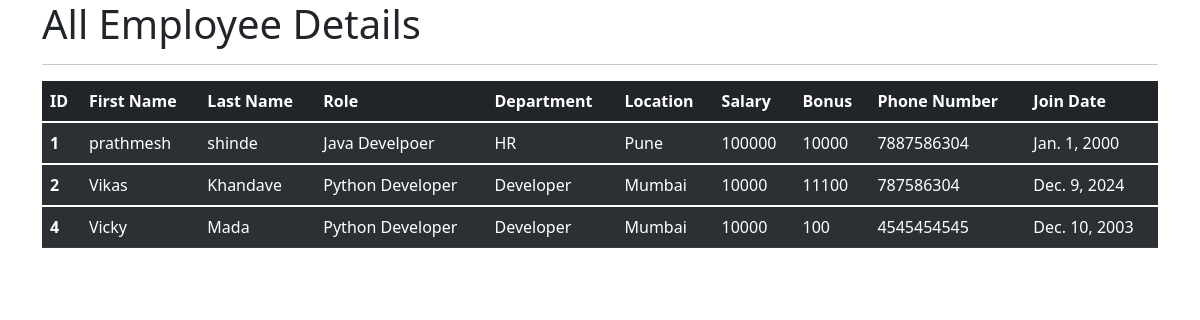
The app's page /all_emp with its own data.
### emp_app/models.py (models this page shows, shortened)
class Employee(models.Model):
    first_name = models.CharField(max_length=100,null=False)
    last_name =models.CharField(max_length=100)
    dept=models.ForeignKey(Department,on_delete=models.CASCADE)
    salary = models.IntegerField(default=0)
    bonus = models.IntegerField(default=0)
    role = models.ForeignKey(Role,on_delete=models.CASCADE)
    phone = models.IntegerField(default=0)
    hire_date = models.DateField(default='2000-01-01')

class Role(models.Model):
    name = models.CharField(max_length=100,null=False)

class Department(models.Model):
    name=models.CharField(max_length=100,null=False)
    location = models.CharField(max_length=100)

### emp_app/views.py (the view)
# urls.py: path('all_emp',views.all_emp,name='all_emp'),
def all_emp(request):
    emps = Employee.objects.all()
    context = {
        'emps' : emps
    }
    return render(request,'all_emp.html',context)

### emp_app/templates/all_emp.html (shortened to what this page needs)
<!doctype html>
<html lang="en">
  <head>
    <link href="https://cdn.jsdelivr.net/npm/bootstrap@5.1.3/dist/css/bootstrap.min.css" rel="stylesheet">
  </head>
  <body>
    <div class="container">
        <h1>All Employee Details</h1>
        <hr>
        <table class="table table-dark table-striped">
          <thead>
            <tr>
              <th scope="col">ID</th>
              <th scope="col">First Name</th>
              <th scope="col">Last Name</th>
              <th scope="col">Role</th>
              <th scope="col">Department</th>
              <th scope="col">Location</th>
              <th scope="col">Salary</th>
              <th scope="col">Bonus</th>
              <th scope="col">Phone Number</th>
              <th scope="col">Join Date</th>
            </tr>
          </thead>
              {% for emp in emps %}
          <tbody>
            <tr>
              <th scope="row">{{emp.id}}</th>
              <td>{{emp.first_name}}</td>
              <td>{{emp.last_name}}</td>
              <td>{{emp.role.name}}</td>
              <td>{{emp.dept.name}}</td>
              <td>{{emp.dept.location}}</td>
              <td>{{emp.salary}}</td>
              <td>{{emp.bonus}}</td>
              <td>{{emp.phone}}</td>
              <td>{{emp.hire_date}}</td>
            </tr>
          </tbody>
          {% endfor %}
        </table>
      </div>
  </body>
</html>

### records on screen
Employee: id "1", first_name "prathmesh", last_name "shinde", role.name "Java Develpoer", dept.name "HR", dept.location "Pune", salary "100000", bonus "10000", phone "7887586304", hire_date "Jan. 1, 2000"
Employee: id "2", first_name "Vikas", last_name "Khandave", role.name "Python Developer", dept.name "Developer", dept.location "Mumbai", salary "10000", bonus "11100", phone "787586304", hire_date "Dec. 9, 2024"
Employee: id "4", first_name "Vicky", last_name "Mada", role.name "Python Developer", dept.name "Developer", dept.location "Mumbai", salary "10000", bonus "100", phone "4545454545", hire_date "Dec. 10, 2003"
